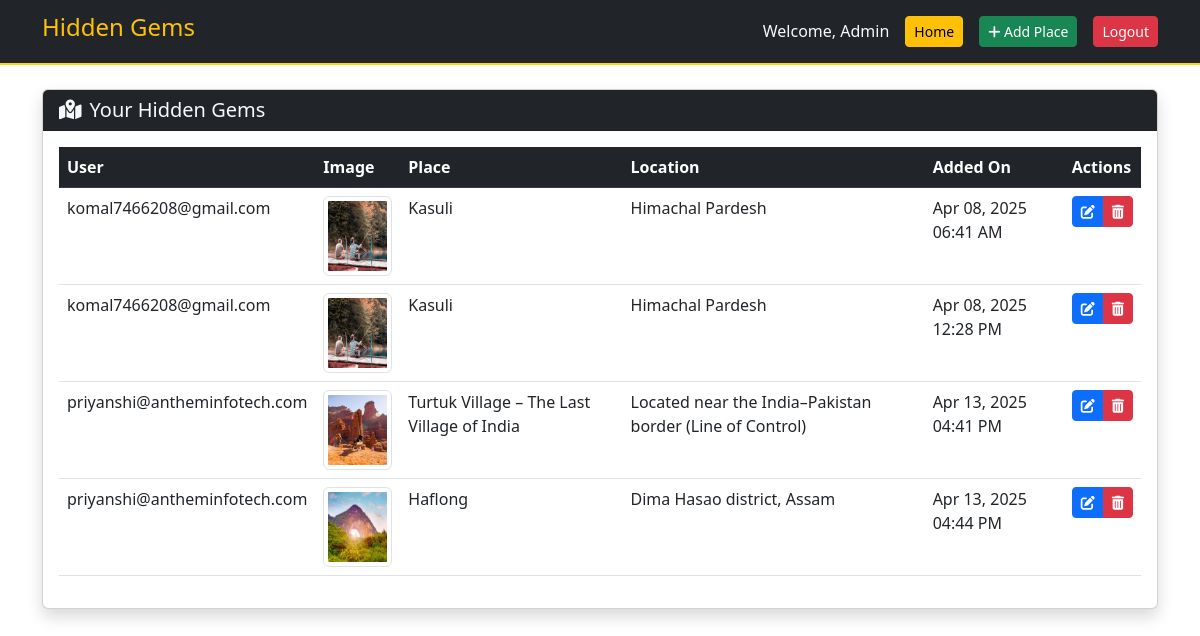
The page /dashboard (signed in) on the database its author committed.
### app.py (models this page shows)
class Place(db.Model):
    id = db.Column(db.Integer, primary_key=True)
    name = db.Column(db.String(100), nullable=False)
    location = db.Column(db.String(100), nullable=False)
    description = db.Column(db.Text, nullable=False)
    image = db.Column(db.String(100), nullable=False)
    best_time = db.Column(db.String(50))
    timestamp = db.Column(db.DateTime, default=datetime.utcnow)
    user_id = db.Column(db.Integer, db.ForeignKey('user.id'), nullable=False)

class User(db.Model):
    id = db.Column(db.Integer, primary_key=True)
    email = db.Column(db.String(120), unique=True, nullable=False)
    first_name = db.Column(db.String(50), nullable=False)
    password = db.Column(db.String(200), nullable=False)
    is_admin = db.Column(db.Boolean, default=False)
    places = db.relationship('Place', backref='author', lazy=True)

### app.py (the view)
@app.route('/dashboard')
def dashboard():
    if not session.get('logged_in'):
        return redirect(url_for('login'))
    if session['is_admin']:
        places = Place.query.all()
    else:
        places = Place.query.filter_by(user_id=session['user_id']).all()
    return render_template("dashboard.html",
                         places=places,
                         is_admin=session.get('is_admin', False))

### app.py (called while the page is built)
@app.template_filter('datetimeformat')
def datetimeformat(value, format='%b %d, %Y %I:%M %p'):
    return value.strftime(format)

@app.before_request
def check_admin_access():
    if request.path.startswith('/admin') and not request.endpoint == 'admin_login':
        if not session.get('is_admin'):
            flash("Admin access required", "danger")
            return redirect(url_for('login'))

### templates/dashboard.html (shortened to what this page needs)
<!DOCTYPE html>
<html lang="en">
<head>
    <link rel="stylesheet" href="{{ url_for('static', filename='css/style.css') }}">
    <link href="https://cdn.jsdelivr.net/npm/bootstrap@5.3.0/dist/css/bootstrap.min.css" rel="stylesheet">
    <link rel="stylesheet" href="https://cdnjs.cloudflare.com/ajax/libs/font-awesome/6.4.0/css/all.min.css">
</head>
<body class="dashboard-body">
    <nav class="navbar navbar-expand-lg navbar-dark bg-dark">
        <div class="container">
            <a class="navbar-brand" href="{{ url_for('home') }}">
                <h4 class="text-warning">Hidden Gems</h4>
            </a>
            <div class="d-flex align-items-center gap-3">
                <span class="text-light">Welcome, {{ session['username'] }}</span>
                <a href="{{ url_for('home') }}" class="btn btn-sm btn-warning">Home</a>
                <a href="{{ url_for('add_place') }}" class="btn btn-sm btn-success">
                    <i class="fas fa-plus"></i> Add Place
                </a>
                <a href="{{ url_for('logout') }}" class="btn btn-sm btn-danger">Logout</a>
            </div>
        </div>
    </nav>
    <div class="container py-4">
        <div class="card shadow mb-4">
            <div class="card-header bg-dark text-light">
                <h5 class="mb-0"><i class="fas fa-map-marked-alt me-2"></i>Your Hidden Gems</h5>
            </div>
            <div class="card-body">
                {% if places %}
                <div class="table-responsive">
                    <table class="table table-hover">
                        <thead class="table-dark">
                            <tr>
                                {% if session['is_admin'] %}
                                <th>User</th>
                                {% endif %}
                                <th>Image</th>
                                <th>Place</th>
                                <th>Location</th>
                                <th>Added On</th>
                                <th>Actions</th>
                            </tr>
                        </thead>
                        <tbody>
                            {% for place in places %}
                            <tr>
                                {% if session['is_admin'] %}
                                <td>{{ place.author.email }}</td>
                                {% endif %}
                                <td>
                                    <img src="{{ url_for('static', filename='uploads/' + place.image) }}"
                                         class="img-thumbnail"
                                         style="width: 80px; height: 80px; object-fit: cover;">
                                </td>
                                <td>{{ place.name }}</td>
                                <td>{{ place.location }}</td>
                                <td>{{ place.timestamp|datetimeformat }}</td>
                                <td>
                                    <div class="btn-group btn-group-sm">
                                        <a href="{{ url_for('edit_place', place_id=place.id) }}"
                                           class="btn btn-primary {% if not (session['is_admin'] or place.author.email == session['email']) %}disabled{% endif %}"
                                           >
                                            <i class="fas fa-edit"></i>
                                        </a>
                                        <button class="btn btn-danger delete-btn"
                                                data-place-id="{{ place.id }}"
                                                >
                                            <i class="fas fa-trash-alt"></i>
                                        </button>
                                    </div>
                                </td>
                            </tr>
                            {% endfor %}
                        </tbody>
                    </table>
                </div>
                {% endif %}
            </div>
        </div>
    </div>
</body>
</html>

### static/style.css (style rules this page uses)
:root { --dark-bg: #1a1a1a; --accent-yellow: #FFD700; --warm-white: #fdfdfd; }
body { background-color: var(--dark-bg); color: var(--warm-white); overflow-x: hidden; }
.navbar { background: rgba(26, 26, 26, 0.95) !important; border-bottom: 2px solid var(--accent-yellow); }
body { background-color: #000 important!; }

### rows shown on the page
Place: author.email "komal7466208@gmail.com", image (picture), name "Kasuli", location "Himachal Pardesh", timestamp "Apr 08, 2025 06:41 AM"
Place: author.email "komal7466208@gmail.com", image (picture), name "Kasuli", location "Himachal Pardesh", timestamp "Apr 08, 2025 12:28 PM"
Place: author.email "priyanshi@antheminfotech.com", image (picture), name "Turtuk Village – The Last Village of India", location "Located near the India–Pakistan border (Line of Control)", timestamp "Apr 13, 2025 04:41 PM"
Place: author.email "priyanshi@antheminfotech.com", image (picture), name "Haflong", location "Dima Hasao district, Assam", timestamp "Apr 13, 2025 04:44 PM"

### other values the page prints
{{ session['username'] }} "Admin"
